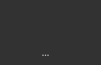
<?xml version="1.0" encoding="UTF-8"?>
<ui version="4.0">
 <class>FormCTMHeatmap2</class>
 <widget class="QWidget" name="FormCTMHeatmap2">
  <property name="geometry">
   <rect>
    <x>0</x>
    <y>0</y>
    <width>101</width>
    <height>65</height>
   </rect>
  </property>
  <property name="windowTitle">
   <string>Form</string>
  </property>
  <property name="styleSheet">
   <string notr="true">QToolTip
{
     border: 1px solid black;
     background-color: #ffa02f;
     padding: 1px;
     border-radius: 3px;
     opacity: 100;
}

QWidget
{
    color: #b1b1b1;
    background-color: #323232;
}

QWidget:item:hover
{
    background-color: QLinearGradient( x1: 0, y1: 0, x2: 0, y2: 1, stop: 0 #ffa02f, stop: 1 #ca0619);
    color: #000000;
}

QWidget:item:selected
{
    background-color: QLinearGradient( x1: 0, y1: 0, x2: 0, y2: 1, stop: 0 #ffa02f, stop: 1 #d7801a);
}

QMenuBar::item
{
    background: transparent;
}

QMenuBar::item:selected
{
    background: transparent;
    border: 1px solid #ffaa00;
}

QMenuBar::item:pressed
{
    background: #444;
    border: 1px solid #000;
    background-color: QLinearGradient(
        x1:0, y1:0,
        x2:0, y2:1,
        stop:1 #212121,
        stop:0.4 #343434/*,
        stop:0.2 #343434,
        stop:0.1 #ffaa00*/
    );
    margin-bottom:-1px;
    padding-bottom:1px;
}

QMenu
{
    border: 1px solid #000;
}

QMenu::item
{
    padding: 2px 20px 2px 20px;
}

QMenu::item:selected
{
    color: #000000;
}

QWidget:disabled
{
    color: #404040;
    background-color: #323232;
}

QAbstractItemView
{
    background-color: QLinearGradient( x1: 0, y1: 0, x2: 0, y2: 1, stop: 0 #4d4d4d, stop: 0.1 #646464, stop: 1 #5d5d5d);
}

QWidget:focus
{
    /*border: 2px solid QLinearGradient( x1: 0, y1: 0, x2: 0, y2: 1, stop: 0 #ffa02f, stop: 1 #d7801a);*/
}

QLineEdit
{
    background-color: QLinearGradient( x1: 0, y1: 0, x2: 0, y2: 1, stop: 0 #4d4d4d, stop: 0 #646464, stop: 1 #5d5d5d);
    padding: 1px;
    border-style: solid;
    border: 1px solid #1e1e1e;
    border-radius: 5;
}

QPushButton
{
    color: #b1b1b1;
    background-color: QLinearGradient( x1: 0, y1: 0, x2: 0, y2: 1, stop: 0 #565656, stop: 0.1 #525252, stop: 0.5 #4e4e4e, stop: 0.9 #4a4a4a, stop: 1 #464646);
    border-width: 1px;
    border-color: #1e1e1e;
    border-style: solid;
    border-radius: 6;
    padding: 3px;
    font-size: 12px;
    padding-left: 5px;
    padding-right: 5px;
}

QPushButton:pressed
{
    background-color: QLinearGradient( x1: 0, y1: 0, x2: 0, y2: 1, stop: 0 #2d2d2d, stop: 0.1 #2b2b2b, stop: 0.5 #292929, stop: 0.9 #282828, stop: 1 #252525);
}

QComboBox
{
    selection-background-color: #ffaa00;
    background-color: QLinearGradient( x1: 0, y1: 0, x2: 0, y2: 1, stop: 0 #565656, stop: 0.1 #525252, stop: 0.5 #4e4e4e, stop: 0.9 #4a4a4a, stop: 1 #464646);
    border-style: solid;
    border: 1px solid #1e1e1e;
    border-radius: 5;
}

QComboBox:hover,QPushButton:hover
{
    border: 2px solid QLinearGradient( x1: 0, y1: 0, x2: 0, y2: 1, stop: 0 #ffa02f, stop: 1 #d7801a);
}


QComboBox:on
{
    padding-top: 3px;
    padding-left: 4px;
    background-color: QLinearGradient( x1: 0, y1: 0, x2: 0, y2: 1, stop: 0 #2d2d2d, stop: 0.1 #2b2b2b, stop: 0.5 #292929, stop: 0.9 #282828, stop: 1 #252525);
    selection-background-color: #ffaa00;
}

QComboBox QAbstractItemView
{
    border: 2px solid darkgray;
    selection-background-color: QLinearGradient( x1: 0, y1: 0, x2: 0, y2: 1, stop: 0 #ffa02f, stop: 1 #d7801a);
}

QComboBox::drop-down
{
     subcontrol-origin: padding;
     subcontrol-position: top right;
     width: 15px;

     border-left-width: 0px;
     border-left-color: darkgray;
     border-left-style: solid; /* just a single line */
     border-top-right-radius: 3px; /* same radius as the QComboBox */
     border-bottom-right-radius: 3px;
 }

QComboBox::down-arrow
{
     image: url(:/cira_index_heatmap/images/down_arrow.png);
}

QGroupBox:focus
{
border: 2px solid QLinearGradient( x1: 0, y1: 0, x2: 0, y2: 1, stop: 0 #ffa02f, stop: 1 #d7801a);
}

QTextEdit:focus
{
    border: 2px solid QLinearGradient( x1: 0, y1: 0, x2: 0, y2: 1, stop: 0 #ffa02f, stop: 1 #d7801a);
}

QScrollBar:horizontal {
     border: 1px solid #222222;
     background: QLinearGradient( x1: 0, y1: 0, x2: 0, y2: 1, stop: 0.0 #121212, stop: 0.2 #282828, stop: 1 #484848);
     height: 7px;
     margin: 0px 16px 0 16px;
}

QScrollBar::handle:horizontal
{
      background: QLinearGradient( x1: 0, y1: 0, x2: 1, y2: 0, stop: 0 #ffa02f, stop: 0.5 #d7801a, stop: 1 #ffa02f);
      min-height: 20px;
      border-radius: 2px;
}

QScrollBar::add-line:horizontal {
      border: 1px solid #1b1b19;
      border-radius: 2px;
      background: QLinearGradient( x1: 0, y1: 0, x2: 1, y2: 0, stop: 0 #ffa02f, stop: 1 #d7801a);
      width: 14px;
      subcontrol-position: right;
      subcontrol-origin: margin;
}

QScrollBar::sub-line:horizontal {
      border: 1px solid #1b1b19;
      border-radius: 2px;
      background: QLinearGradient( x1: 0, y1: 0, x2: 1, y2: 0, stop: 0 #ffa02f, stop: 1 #d7801a);
      width: 14px;
     subcontrol-position: left;
     subcontrol-origin: margin;
}

QScrollBar::right-arrow:horizontal, QScrollBar::left-arrow:horizontal
{
      border: 1px solid black;
      width: 1px;
      height: 1px;
      background: white;
}

QScrollBar::add-page:horizontal, QScrollBar::sub-page:horizontal
{
      background: none;
}

QScrollBar:vertical
{
      background: QLinearGradient( x1: 0, y1: 0, x2: 1, y2: 0, stop: 0.0 #121212, stop: 0.2 #282828, stop: 1 #484848);
      width: 7px;
      margin: 16px 0 16px 0;
      border: 1px solid #222222;
}

QScrollBar::handle:vertical
{
      background: QLinearGradient( x1: 0, y1: 0, x2: 0, y2: 1, stop: 0 #ffa02f, stop: 0.5 #d7801a, stop: 1 #ffa02f);
      min-height: 20px;
      border-radius: 2px;
}

QScrollBar::add-line:vertical
{
      border: 1px solid #1b1b19;
      border-radius: 2px;
      background: QLinearGradient( x1: 0, y1: 0, x2: 0, y2: 1, stop: 0 #ffa02f, stop: 1 #d7801a);
      height: 14px;
      subcontrol-position: bottom;
      subcontrol-origin: margin;
}

QScrollBar::sub-line:vertical
{
      border: 1px solid #1b1b19;
      border-radius: 2px;
      background: QLinearGradient( x1: 0, y1: 0, x2: 0, y2: 1, stop: 0 #d7801a, stop: 1 #ffa02f);
      height: 14px;
      subcontrol-position: top;
      subcontrol-origin: margin;
}

QScrollBar::up-arrow:vertical, QScrollBar::down-arrow:vertical
{
      border: 1px solid black;
      width: 1px;
      height: 1px;
      background: white;
}


QScrollBar::add-page:vertical, QScrollBar::sub-page:vertical
{
      background: none;
}

QTextEdit
{
    background-color: #242424;
}

QPlainTextEdit
{
    background-color: #242424;
}

QHeaderView::section
{
    background-color: QLinearGradient(x1:0, y1:0, x2:0, y2:1, stop:0 #616161, stop: 0.5 #505050, stop: 0.6 #434343, stop:1 #656565);
    color: white;
    padding-left: 4px;
    border: 1px solid #6c6c6c;
}

QCheckBox:disabled
{
color: #414141;
}

QDockWidget::title
{
    text-align: center;
    spacing: 3px; /* spacing between items in the tool bar */
    background-color: QLinearGradient(x1:0, y1:0, x2:0, y2:1, stop:0 #323232, stop: 0.5 #242424, stop:1 #323232);
}

QDockWidget::close-button, QDockWidget::float-button
{
    text-align: center;
    spacing: 1px; /* spacing between items in the tool bar */
    background-color: QLinearGradient(x1:0, y1:0, x2:0, y2:1, stop:0 #323232, stop: 0.5 #242424, stop:1 #323232);
}

QDockWidget::close-button:hover, QDockWidget::float-button:hover
{
    background: #242424;
}

QDockWidget::close-button:pressed, QDockWidget::float-button:pressed
{
    padding: 1px -1px -1px 1px;
}

QMainWindow::separator
{
    background-color: QLinearGradient(x1:0, y1:0, x2:0, y2:1, stop:0 #161616, stop: 0.5 #151515, stop: 0.6 #212121, stop:1 #343434);
    color: white;
    padding-left: 4px;
    border: 1px solid #4c4c4c;
    spacing: 3px; /* spacing between items in the tool bar */
}

QMainWindow::separator:hover
{

    background-color: QLinearGradient(x1:0, y1:0, x2:0, y2:1, stop:0 #d7801a, stop:0.5 #b56c17 stop:1 #ffa02f);
    color: white;
    padding-left: 4px;
    border: 1px solid #6c6c6c;
    spacing: 3px; /* spacing between items in the tool bar */
}

QToolBar::handle
{
     spacing: 3px; /* spacing between items in the tool bar */
     background: url(:/cira_index_heatmap/images/handle.png);
}

QMenu::separator
{
    height: 2px;
    background-color: QLinearGradient(x1:0, y1:0, x2:0, y2:1, stop:0 #161616, stop: 0.5 #151515, stop: 0.6 #212121, stop:1 #343434);
    color: white;
    padding-left: 4px;
    margin-left: 10px;
    margin-right: 5px;
}

QProgressBar
{
    border: 2px solid grey;
    border-radius: 5px;
    text-align: center;
}

QProgressBar::chunk
{
    background-color: #d7801a;
    width: 2.15px;
    margin: 0.5px;
}

QTabBar::tab {
    color: #b1b1b1;
    border: 1px solid #444;
    border-bottom-style: none;
    background-color: #323232;
    padding-left: 10px;
    padding-right: 10px;
    padding-top: 3px;
    padding-bottom: 2px;
    margin-right: -1px;
}

QTabWidget::pane {
    border: 1px solid #444;
    top: 1px;
}

QTabBar::tab:last
{
    margin-right: 0; /* the last selected tab has nothing to overlap with on the right */
    border-top-right-radius: 3px;
}

QTabBar::tab:first:!selected
{
 margin-left: 0px; /* the last selected tab has nothing to overlap with on the right */


    border-top-left-radius: 3px;
}

QTabBar::tab:!selected
{
    color: #b1b1b1;
    border-bottom-style: solid;
    margin-top: 3px;
    background-color: QLinearGradient(x1:0, y1:0, x2:0, y2:1, stop:1 #212121, stop:.4 #343434);
}

QTabBar::tab:selected
{
    border-top-left-radius: 3px;
    border-top-right-radius: 3px;
    margin-bottom: 0px;
}

QTabBar::tab:!selected:hover
{
    /*border-top: 2px solid #ffaa00;
    padding-bottom: 3px;*/
    border-top-left-radius: 3px;
    border-top-right-radius: 3px;
    background-color: QLinearGradient(x1:0, y1:0, x2:0, y2:1, stop:1 #212121, stop:0.4 #343434, stop:0.2 #343434, stop:0.1 #ffaa00);
}

QRadioButton::indicator:checked, QRadioButton::indicator:unchecked{
    color: #b1b1b1;
    background-color: #323232;
    border: 1px solid #b1b1b1;
    border-radius: 6px;
}

QRadioButton::indicator:checked
{
    background-color: qradialgradient(
        cx: 0.5, cy: 0.5,
        fx: 0.5, fy: 0.5,
        radius: 1.0,
        stop: 0.25 #ffaa00,
        stop: 0.3 #323232
    );
}

QCheckBox::indicator{
    color: #b1b1b1;
    background-color: #323232;
    border: 1px solid #b1b1b1;
    width: 9px;
    height: 9px;
}

QRadioButton::indicator
{
    border-radius: 6px;
}

QCheckBox::indicator:checked
{
    image:url(:/cira_index_heatmap/images/checkbox.png);
}

QRadioButton::indicator:hover, QCheckBox::indicator:hover
{
    border: 1px solid #ffaa00;
}

QCheckBox::indicator:disabled, QRadioButton::indicator:disabled
{
    border: 1px solid #444;
}</string>
  </property>
  <widget class="QLabel" name="label_nodeStatus">
   <property name="geometry">
    <rect>
     <x>77</x>
     <y>1</y>
     <width>21</width>
     <height>16</height>
    </rect>
   </property>
   <property name="text">
    <string/>
   </property>
   <property name="pixmap">
    <pixmap resource="../../../resources/cira_index_heatmap_icon.qrc">:/cira_index_heatmap/icon/red_led.png</pixmap>
   </property>
   <property name="scaledContents">
    <bool>true</bool>
   </property>
  </widget>
  <widget class="QPushButton" name="pushButton_nodeEnable">
   <property name="geometry">
    <rect>
     <x>1</x>
     <y>-5</y>
     <width>25</width>
     <height>25</height>
    </rect>
   </property>
   <property name="focusPolicy">
    <enum>Qt::NoFocus</enum>
   </property>
   <property name="styleSheet">
    <string notr="true">#pushButton_nodeEnable {
background-color: transparent;
border-image: url(:/cira_index_heatmap/icon/node_disable.png);
background: none;
border: none;
background-repeat: none;
}</string>
   </property>
   <property name="text">
    <string/>
   </property>
  </widget>
  <widget class="QPushButton" name="pushButton_prop">
   <property name="geometry">
    <rect>
     <x>80</x>
     <y>18</y>
     <width>21</width>
     <height>21</height>
    </rect>
   </property>
   <property name="font">
    <font>
     <pointsize>-1</pointsize>
    </font>
   </property>
   <property name="focusPolicy">
    <enum>Qt::NoFocus</enum>
   </property>
   <property name="styleSheet">
    <string notr="true">#pushButton_prop{
background-color: transparent;
border-image: url(:/cira_index_heatmap/icon/node_setting.png);
background: none;
border: none;
background-repeat: none;
}
</string>
   </property>
   <property name="text">
    <string/>
   </property>
  </widget>
  <widget class="QLabel" name="label">
   <property name="geometry">
    <rect>
     <x>18</x>
     <y>16</y>
     <width>35</width>
     <height>29</height>
    </rect>
   </property>
   <property name="text">
    <string/>
   </property>
   <property name="pixmap">
    <pixmap>:/cira_index_heatmap/model/cnn_detect.png</pixmap>
   </property>
   <property name="scaledContents">
    <bool>true</bool>
   </property>
  </widget>
  <widget class="QLabel" name="label_config_name">
   <property name="geometry">
    <rect>
     <x>-10</x>
     <y>42</y>
     <width>111</width>
     <height>20</height>
    </rect>
   </property>
   <property name="font">
    <font>
     <pointsize>7</pointsize>
     <weight>75</weight>
     <bold>true</bold>
    </font>
   </property>
   <property name="text">
    <string>...</string>
   </property>
   <property name="alignment">
    <set>Qt::AlignCenter</set>
   </property>
  </widget>
  <zorder>label_nodeStatus</zorder>
  <zorder>pushButton_nodeEnable</zorder>
  <zorder>pushButton_prop</zorder>
  <zorder>label_config_name</zorder>
  <zorder>label</zorder>
 </widget>
 <resources>
  <include location="../../../resources/cira_index_heatmap_icon.qrc"/>
 </resources>
 <connections/>
</ui>
